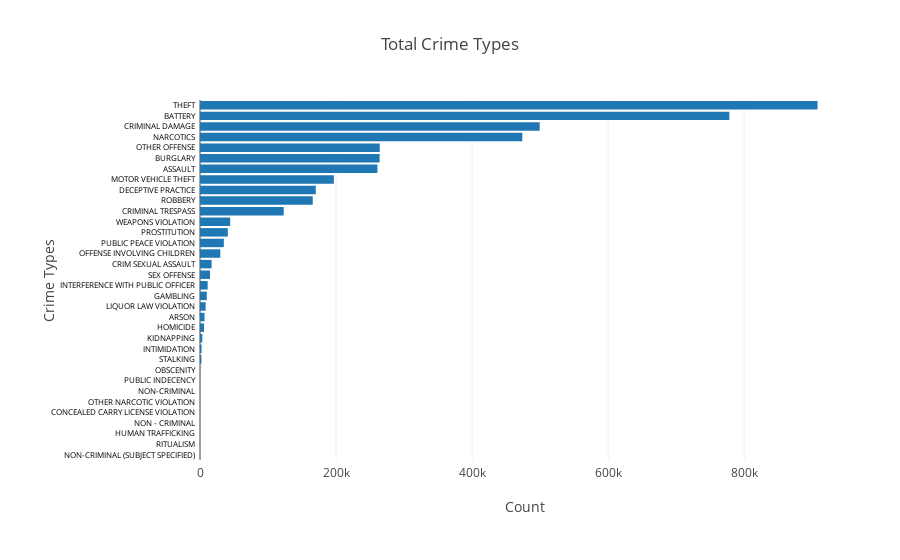

Notebook code cell kept with this figure:
### Code cell
data = [
    go.Bar(
        x=crime_types_count['count'],
        y=crime_types_count['Primary Type'],
        orientation='h',
    )
]

layout = go.Layout(
    title='Total Crime Types',
    yaxis=dict(
        title='Crime Types',
        tickfont=dict(
        size=8,
        color='black',
        ),
    ),
    xaxis=dict(
        title='Count',
    ),
    margin=go.Margin(
        l=200,
        r=50,
        b=100,
        t=100,
        pad=4
    ),
)

fig = go.Figure(data=data, layout=layout)
iplot(fig, filename='total-crime-types')

### Figure 1 — Plotly figure (JSON) as saved in the notebook; plotly's stock layout.template omitted (floating-point values rounded to 4 significant figures)
{"data": [{"orientation": "h", "type": "bar", "x": [4, 10, 28, 38, 90, 90, 95, 109, 341, 2146, 2311, 3388, 5875, 6632, 8276, 9920, 11242, 14672, 17073, 29857, 35028, 40868, 44333, 122992, 165715, 170231, 196804, 260868, 264109, 264200, 473790, 499426, 778164, 907831], "y": ["NON-CRIMINAL (SUBJECT SPECIFIED)", "RITUALISM", "HUMAN TRAFFICKING", "NON - CRIMINAL", "CONCEALED CARRY LICENSE VIOLATION", "OTHER NARCOTIC VIOLATION", "NON-CRIMINAL", "PUBLIC INDECENCY", "OBSCENITY", "STALKING", "INTIMIDATION", "KIDNAPPING", "HOMICIDE", "ARSON", "LIQUOR LAW VIOLATION", "GAMBLING", "INTERFERENCE WITH PUBLIC OFFICER", "SEX OFFENSE", "CRIM SEXUAL ASSAULT", "OFFENSE INVOLVING CHILDREN", "PUBLIC PEACE VIOLATION", "PROSTITUTION", "WEAPONS VIOLATION", "CRIMINAL TRESPASS", "ROBBERY", "DECEPTIVE PRACTICE", "MOTOR VEHICLE THEFT", "ASSAULT", "BURGLARY", "OTHER OFFENSE", "NARCOTICS", "CRIMINAL DAMAGE", "BATTERY", "THEFT"]}], "layout": {"margin": {"b": 100, "l": 200, "pad": 4, "r": 50, "t": 100}, "title": "Total Crime Types", "xaxis": {"title": "Count"}, "yaxis": {"tickfont": {"color": "black", "size": 8}, "title": "Crime Types"}}}
